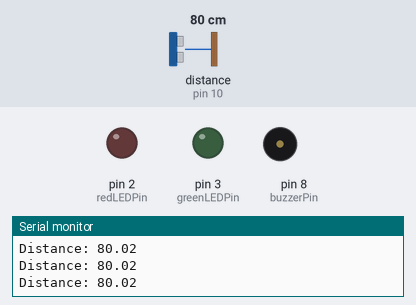
Simulated run of this sketch. Board: Arduino Uno, built with avr-gcc and run on an emulated ATmega328P. On the bench: output pins drawn as LEDs (lit = HIGH), buzzer (waves = sounding), the last lines printed to the serial monitor. Wiring (inferred from the names in the program): ultrasonic range finder: trigger pin 9; echo pin 10. The test bench sets the inputs (shaded band); at power-on: distance to the obstacle (sensor on pin 10) 80 cm. The echo pulse lasts 58.3 µs per cm; pins used as bus, display or sensor lines are not drawn.

Above: at 1.2 s.
1.3 s: distance to the obstacle (sensor on pin 10) set to 55 cm
4.3 s: distance to the obstacle (sensor on pin 10) set to 47 cm
At 5.3 s:
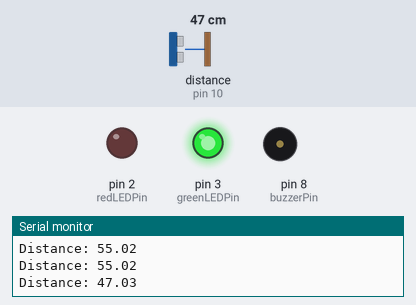
7.3 s: distance to the obstacle (sensor on pin 10) set to 23 cm
9.2 s: distance to the obstacle (sensor on pin 10) set to 19 cm
At 11.1 s:
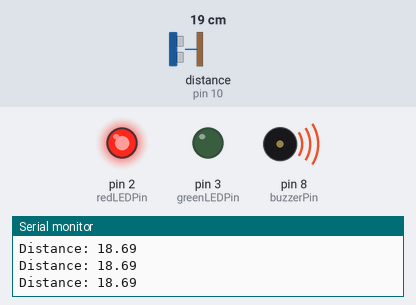
11.4 s: distance to the obstacle (sensor on pin 10) set to 35 cm
At 11.8 s:
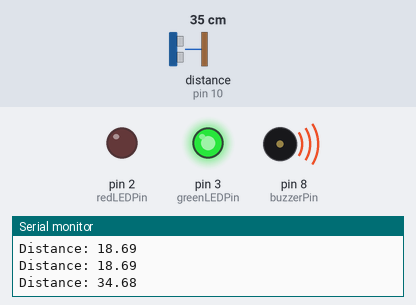
14.4 s: distance to the obstacle (sensor on pin 10) set to 2 cm
At 15.1 s:
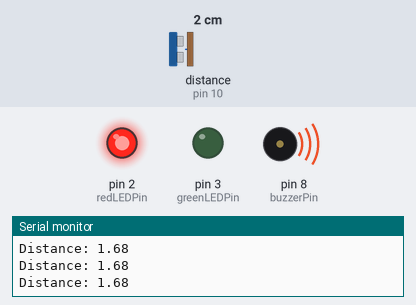
Timing chart, 0 to 17.2 s (numbered marks = the images above; inputs shaded):
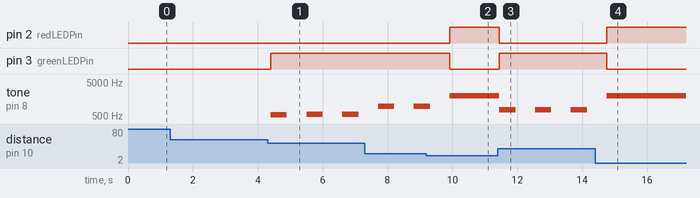

Measured:
- the behaviour switches between 50 and 49 cm on distance to the obstacle (sensor on pin 10) (found by bisection; images 0 and 1)
- the behaviour switches between 21 and 20 cm on distance to the obstacle (sensor on pin 10) (found by bisection; images 1 and 2)
- after the input at 4.3 s, pin 3 (greenLEDPin): LOW → HIGH after 0.10 s; tone on pin 8 (buzzerPin): silent → 550 Hz after 0.10 s, then repeats every 1.1 s: silent 0.60 s, 567 Hz 0.50 s
- after the input at 9.2 s, pin 2 (redLEDPin): LOW → HIGH after 0.72 s; pin 3 (greenLEDPin): HIGH → LOW after 0.72 s
- after the input at 11.4 s, pin 2 (redLEDPin): HIGH → LOW after 0.05 s; pin 3 (greenLEDPin): LOW → HIGH after 0.05 s; tone on pin 8 (buzzerPin): alternates 767 Hz for 0.50 s and silent for 0.60 s, starting after 0.05 s
- after the input at 14.4 s, pin 2 (redLEDPin): LOW → HIGH after 0.36 s; pin 3 (greenLEDPin): HIGH → LOW after 0.36 s

The sketch:

HW1.ino
```cpp
// Pin definitions
const int trigPin = 9;      // HC-SR04 trigger pin
const int echoPin = 10;     // HC-SR04 echo pin
const int redLEDPin = 2;    // Red LED pin
const int greenLEDPin = 3;  // Green LED pin
const int buzzerPin = 8;    // Buzzer pin

float duration, distance;

void setup() {
  pinMode(trigPin, OUTPUT);   // Set trigger pin as output
  pinMode(echoPin, INPUT);    // Set echo pin as input
  pinMode(redLEDPin, OUTPUT); // Set red LED pin as output
  pinMode(greenLEDPin, OUTPUT); // Set green LED pin as output
  pinMode(buzzerPin, OUTPUT); // Set buzzer pin as output

  Serial.begin(9600);  // Start serial communication at 9600 baud
}

void loop() {
  // Send trigger pulse
  digitalWrite(trigPin, LOW);
  delayMicroseconds(2);
  digitalWrite(trigPin, HIGH);
  delayMicroseconds(10);
  digitalWrite(trigPin, LOW);

  // Read echo pulse duration and calculate distance in cm
  duration = pulseIn(echoPin, HIGH);
  distance = (duration * 0.0343) / 2;
  Serial.print("Distance: ");
  Serial.println(distance);

  // Control LEDs and buzzer based on distance
  if (distance < 20) {
    // Red LED on, green LED off
    digitalWrite(redLEDPin, HIGH);
    digitalWrite(greenLEDPin, LOW);

    // Buzzer continuously on, higher frequency (closer = more frequent)
    tone(buzzerPin, 2000);  // Higher frequency when very close

  } else if (distance >= 20 && distance <= 50) {
    // Green LED on, red LED off
    digitalWrite(redLEDPin, LOW);
    digitalWrite(greenLEDPin, HIGH);

    // Buzzer beeps intermittently, frequency based on distance
    int buzzerFrequency = map(distance, 20, 50, 1000, 500); // Adjust frequency based on distance
    tone(buzzerPin, buzzerFrequency);
    delay(500);  // Pause for a while to create intermittent sound
    noTone(buzzerPin);  // Turn buzzer off for a short period
    delay(500);

  } else {
    // Both LEDs off
    digitalWrite(redLEDPin, LOW);
    digitalWrite(greenLEDPin, LOW);

    // Buzzer off
    noTone(buzzerPin);
  }

  delay(100); // Short delay before repeating the loop
}
```
